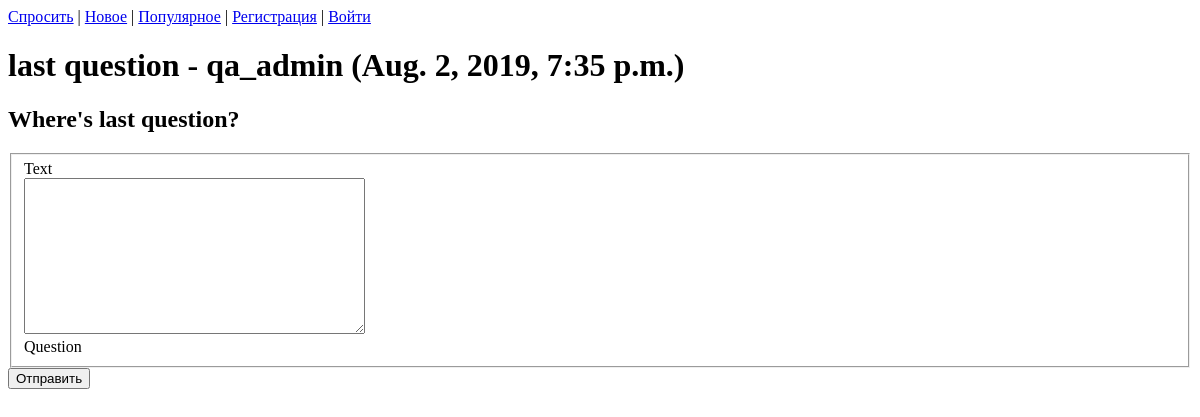
/question/4/, run on an earlier commit of the app's database.
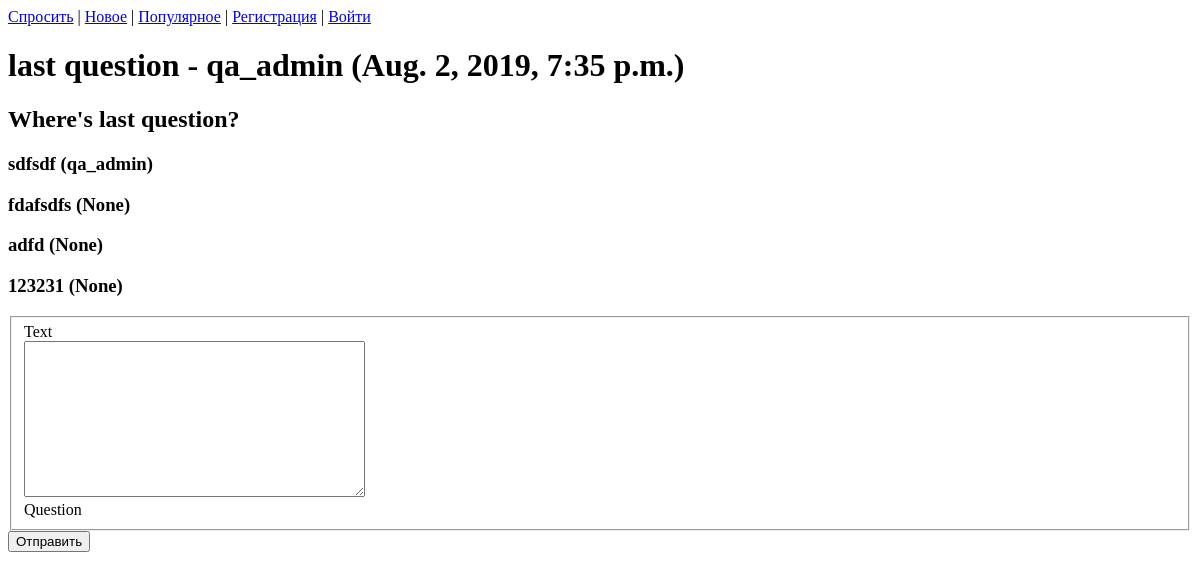
And on a later commit of the database.
### qa/models.py (models this page shows, shortened)
class Answer(models.Model):
    text = models.TextField(default='')
    added_at = models.DateTimeField(blank=True, auto_now_add=True)
    question = models.ForeignKey(Question, on_delete=models.SET_NULL, null=True)
    author = models.ForeignKey(User, on_delete=models.SET_NULL, null=True)

### qa/views.py (the view)
# urls.py: path('', views.question_list, name='question-list'),
def question(request, id):
    question = get_object_or_404(Question, id=id)
    answers = question.answer_set.order_by('added_at')
    if request.method == "POST":
        form = AnswerForm(request.POST)
        if form.is_valid():
            form._user = request.user
            answer = form.save()
            url = question.get_url()
            return HttpResponseRedirect(url)
    else:
        form = AnswerForm(initial = {'question': question.id})
    context = {'question':question, 'answers': answers, 'form': form}
    return  render(request, 'question.html', context)

### qa/forms.py (shortened to what this page needs)
class AnswerForm(forms.Form):
    text = forms.CharField(widget=forms.Textarea)
    question = forms.IntegerField(widget=forms.HiddenInput)

### qa/templates/question.html (shortened to what this page needs)
{% extends 'base.html' %}
{% block content %}
{{ block.super }}
<h1>{{question.title}} - {{question.author}} ({{question.added_at}})</h1>
<h2>{{question.text}}</h2>
{% for answer in answers %}
<h3> {{answer.text}} ({{answer.author}})</h3>
{% endfor %}
{% include "_form.html" %}
{% endblock %}

What changed in the data, as far as the page shows it:
added Answer: text "sdfsdf", author "qa_admin"
added Answer: text "fdafsdfs", author "None"
added Answer: text "adfd", author "None"
added Answer: text "123231", author "None"
